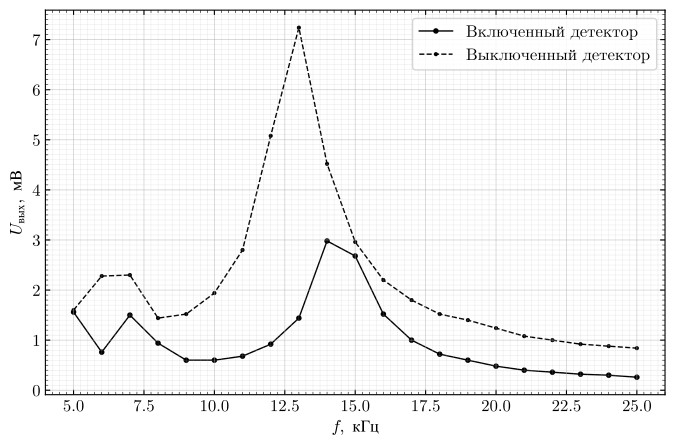

Source code (Python):
import matplotlib.pyplot as plt
from matplotlib.ticker import AutoMinorLocator


def apply_rcparams(size: tuple[float, float]):
    plt.rcParams.update(
        {
            "font.family": "CMU Serif",
            "font.size": 12,
            "mathtext.fontset": "cm",
            "axes.linewidth": 0.8,
            "axes.grid": True,
            "grid.linewidth": 0.4,
            "grid.alpha": 0.5,
            "xtick.direction": "in",
            "ytick.direction": "in",
            "xtick.minor.visible": True,
            "ytick.minor.visible": True,
            "xtick.major.width": 0.8,
            "ytick.major.width": 0.8,
            "xtick.minor.width": 0.4,
            "ytick.minor.width": 0.4,
            "figure.figsize": size,
            "figure.dpi": 150,
            "savefig.dpi": 300,
            "savefig.bbox": "tight",
        }
    )


def set_settings(ax):
    ax.xaxis.set_minor_locator(AutoMinorLocator(10))
    ax.yaxis.set_minor_locator(AutoMinorLocator(10))
    ax.grid(which="major", linewidth=0.5, alpha=0.65)
    ax.grid(which="minor", linewidth=0.25, alpha=0.4)
    ax.tick_params(which="both", top=True, right=True)
    return ax


def draw_graph(file_name: str = "graph", size: tuple = (8, 10)):
    apply_rcparams(size)
    fig, ax = plt.subplots()
    set_settings(ax)

    ax.plot(x_on, y_on, marker="o", markersize=3, linewidth=1, color="black", zorder=1, label=r"Включенный детектор")
    ax.set_xlabel(r"$U_\text{вх}, мВ$")
    ax.set_ylabel(r"$U_\text{вых}$, мВ")

    ax.plot(x_off, y_off, marker="o", markersize=3, linewidth=1, linestyle='--', color="black", zorder=1, label=r"Выключенный детектор")
    ax.set_xlabel(r"$f,~\text{кГц}$")
    ax.set_ylabel(r"$U_\text{вых},~\text{мВ}$")
    
    plt.legend()

    plt.savefig(f"{file_name}.pdf", format="pdf")
    plt.show()


if __name__ == "__main__":
    x_on = [5.0, 6.0, 7.0, 8.0, 9.0, 10.0, 11.0, 12.0, 13.0, 14.0, 15.0, 16.0, 17.0, 18.0, 19.0, 20.0, 21.0, 22.0, 23.0, 24.0, 25.0]
    y_on = [1.56, 0.76, 1.5, 0.94, 0.6, 0.6, 0.68, 0.92, 1.44, 2.98, 2.68, 1.52, 1.0, 0.72, 0.6, 0.48, 0.4, 0.36, 0.32, 0.3, 0.26]
    
    x_off = [5.0, 6.0, 7.0, 8.0, 9.0, 10.0, 11.0, 12.0, 13.0, 14.0, 15.0, 16.0, 17.0, 18.0, 19.0, 20.0, 21.0, 22.0, 23.0, 24.0, 25.0]
    y_off = [1.6, 2.28, 2.3, 1.44, 1.52, 1.94, 2.8, 5.08, 7.24, 4.52, 2.96, 2.2, 1.8, 1.52, 1.4, 1.24, 1.08, 1.0, 0.92, 0.88, 0.84]
    
    draw_graph(file_name=__file__[:-3], size=(8, 5))
